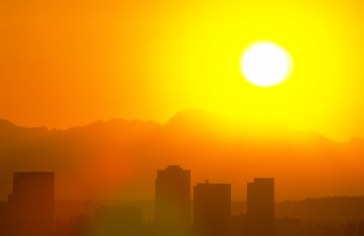
%> input picture matlab/Lab 6/sunset.tiff, 364 x 236 px
$ octave lab6.m   (GNU Octave 9; MATLAB toolbox functions it lacks are replaced by stand-ins)
%> lines starting %> are read from the running program, lines starting %| are printed output that depends on the picture; in (x1, y1, x2, y2) boxes, pixels count from 0 and x2, y2 are one past the last pixel; in counts of white or black regions, pixels touching at a corner belong together; the program's own positions count from 1
### matlab/Lab 6/create_xymatMD.m
function [x_mat, y_mat] = create_xymatMD(num_rows, num_cols, ss)
% Esta funci?n debe regresar dos vectores:
% x_mat, que contiene num_rows elementos. Cada elemento tiene la posici?n
% normalizada (de 0 a 1). La posici?n se normaliza dividiendo el num de
% posici?n entre el total de cols.
    x_mat = [1:num_cols];
    y_mat = [1:num_rows];
    x_mat(:) = (x_mat/num_cols) * ss;
    y_mat(:) = (y_mat/num_rows) * ss;
    x_mat = x_mat';
    y_mat = y_mat';
end

### matlab/Lab 6/normalize_matrix.m
 function [I, max_val, min_val] = normalize_matrix(I)
%normalize matrix
% Regresa la matriz I normalizada, as? como los arrays max_val y
% min_val que contienen 3 elementos cada no con el max y min valor de
% cada una de las 3 dimensiones de I

I=double(I);

min_val = [min(min(I(:,:,1))), min(min(I(:,:,2))),min(min(I(:,:,3)))]
max_val = [max(max(I(:,:,1))), max(max(I(:,:,2))),max(max(I(:,:,3)))]

I(:,:,1) = I(:,:,1)/max_val(1);
I(:,:,2) = I(:,:,2)/max_val(2);
I(:,:,3) = I(:,:,3)/max_val(3);

end

### matlab/Lab 6/compute_idx.m
function [row, col]=compute_idx(idx, ncols)
idx_base=floor(idx/ncols);
residuo=mod(idx, ncols);
if idx_base == 0
row=1;
col=residuo;
else
if residuo == 0
col=ncols;
row=idx_base;
else
%row = idx_base + 1;
row = idx_base;
col = residuo;
end
end
end

### matlab/Lab 6/generate_xy.m
 function index = generate_xy(num_elems, num_cols)
%generates a matrix with the correspondent x and y for index i
%when the matrix is represented as a vector
% index:
% x y
    index = zeros(num_elems, 2, 'uint16');
    for i = 1: num_elems
    [x, y] = compute_idx(i, num_cols);
    index(i, 1) = x;
    index(i, 2) = y;

    end

end

### matlab/Lab 6/init_centers.m
 function centers = init_centers(k, num_rows, num_cols, I, x_mat, y_mat, ss)

if mod(k, 2) >0
step_row =(k-1)/2;
step_col = (k+1)/2;

else
step_row =k/2;
step_col = k/2;
end
row_interval=floor(num_rows/step_row);
col_interval=floor(num_cols/step_col);


x = floor(row_interval / 2);
y = floor(col_interval / 2);
i =1;
for sx=1:step_row
for sy=1:step_col
if i >k
break;
end
centers(i,1:3)=I(x, y, 1:3);
centers(i, 4:5) = [x_mat(x), y_mat(y)];
i = i+1;
y = y + col_interval;
if y > num_cols
y = y - floor(col_interval/2);
end
end
x = x + row_interval;
if x > num_rows
x= x - floor(row_interval/2);
end
y = floor(col_interval / 2);

end
end

### matlab/Lab 6/lab6.m
% LAB 5. Clustering K-Means
% En este lab agruparemos las muestras en clusters. Este tipo de algoritmos
% es de aprendizaje no-supervisado, esto es, proporcionamos las muestras y
% el algoritmo agrupa de modo autom?tico las que m?s se parezcan. El
% principal problema con este tipo de algoritmos es que se tiene que
% proporcionar un n?mero K determinado de clusters desde el inicio. Entre
% mayor sea K, m?s fina ser? la agrupaci?n, m?s parecidos ser?n los
% elementos de cada grupo, pero con una K muy grande se corre el riesgo de
% dividir elementos de la misma clase.
% El algoritmo para realizar clustering usando K-Means es:
% 1. Asigne los valores a los K centros de manera aleatoria
% 2. Calcule la distancia entre cada muestra y los centros
% 3. Asigne cada muestra al centro que le quede m?s cerca
% 4. Calcular nuevos centros usando la media de todas las muestras que
% quedaron en su grupo
% 5. Repita a partir del punto 2 hasta que el cambio en la asignaci?n de
% puntos no cambie.
% En este lab aplicaremos KMeans a una imagen.
% Colour-Based Image Segmentation Using K-Means
% 1: Leer Imagen
% 2: Convertir imagen de RGB a un espacio de color para procesar
% 3: Clasificar los colores usando K-means (pasos arriba)
% 4: Etiqueta cada pixel en la imagen con el cluster que le corresponde
% 5: Repetir hasta que converja o hasta llegar al num de iteraciones
% 1. Leer imagen
image= 'sunset.tiff';
I1=imread(image);
%> I1 is the input picture: size 236x364x3 uint8; mean R, G, B 214.5, 147.1, 5.3
%Para desplegar la imagen:
NI=uint8(I1);
figure('name', 'k-means ');
imshow(NI);
% sacar una copia de los datos
s=size(I1);
%> s = [236 364 3]
I=zeros(s(1), s(2), 3);
I(:,:,1)= I1(:,:,1);
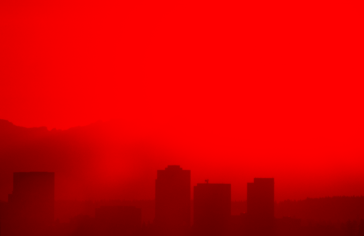
%> I: size 236x364x3 double; mean R, G, B 214.5, 0, 0
I(:,:,2)= I1(:,:,2);
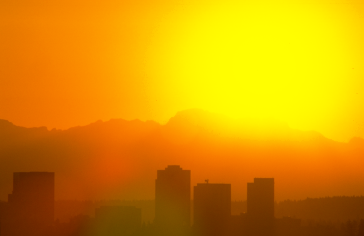
%> I: size 236x364x3 double; mean R, G, B 214.5, 147.1, 0
I(:,:,3)= I1(:,:,3);
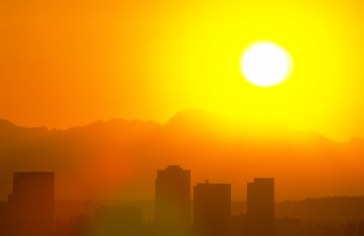
%> I: size 236x364x3 double; 2.73% of pixels changed, all inside (x1, y1, x2, y2) = (0, 38, 296, 236)
s=size(I);
new_image=zeros(s);
num_rows= s(1);
%> num_rows = 236
num_cols=s(2);
%> num_cols = 364
num_elems = num_rows * num_cols;
%> num_elems = 85904

% Crea dos vectores con las posiciones de x y y normalizadas. ss es el
% peso para x y y. Manejaremos 1
[x_mat, y_mat] = create_xymatMD(num_rows, num_cols, 1);
%> x_mat = 364 values from 0.00275 to 1; y_mat = 236 values from 0.00424 to 1

% normalize I
[I, max_val, min_val] = normalize_matrix(I);
%> in normalize_matrix, `min_val = [min(min(I(:,:,1))), min(min(I(:,:,2))),min(min(I(:,:,3)))]`: min_val = [75 27 0]
%> in normalize_matrix, `max_val = [max(max(I(:,:,1))), max(max(I(:,:,2))),max(max(I(:,:,3)))]`: max_val = [255 254 254]
%> in normalize_matrix, `I(:,:,1) = I(:,:,1)/max_val(1);`:
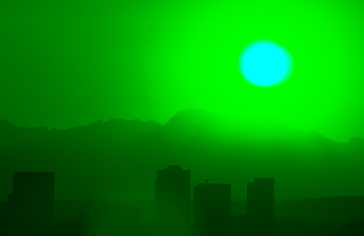
%> I: size 236x364x3 double; mean R, G, B 0.8, 147.1, 5.3
%> in normalize_matrix, `I(:,:,2) = I(:,:,2)/max_val(2);`:
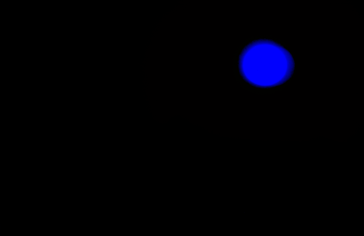
%> I: size 236x364x3 double; mean R, G, B 0.8, 0.6, 5.3
%> in normalize_matrix, `I(:,:,3) = I(:,:,3)/max_val(3);`:
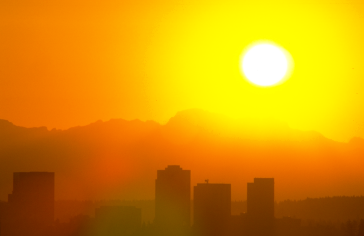
%> I: size 236x364x3 double; 2.73% of pixels changed, all inside (x1, y1, x2, y2) = (0, 38, 296, 236)
%> max_val = [255 254 254]; min_val = [75 27 0]

% This matrix just contains the x and y
% for an index i. This is used to manage the feature vector
% since the image matrix positions are lost once the feature vectors
% are computed
index = generate_xy(num_elems, num_cols);

% choose the data points for centers, taking the color different points in
% different segments of the image.
centers = init_centers(5, num_rows, num_cols, I, x_mat, y_mat, 1);
%> the run ends on the next line
